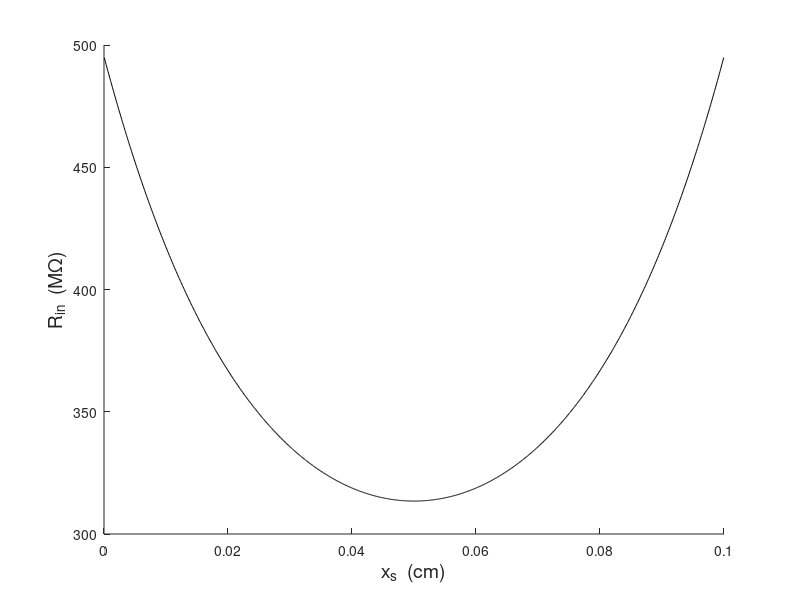

The MATLAB script that drew this image:
%
%  Gabbiani & Cox, Mathematics for Neuroscientists
%
%  Rinxs.m
%
%  Graph the input resistance as a function of stimulus location
%

g_L = 1/15; %0.3;     		% mS / cm^2
R_2 = 0.3; % 0.034;		% k Ohm cm
a = 1e-4;
ell = 1e-1;
dx = 1e-4;
x = dx/2:dx:ell-dx/2;       % vector of patch midpoints

lambda = sqrt(a/(2*R_2*g_L));

Rin = 1./(2*pi*a*lambda*g_L*(tanh(x/lambda)+tanh((ell-x)/lambda)));

plot(x,Rin*1e-3,'k')
box off
xlabel('x_s  (cm)','fontsize',14)
ylabel('R_{in}  (M\Omega)','fontsize',14)
